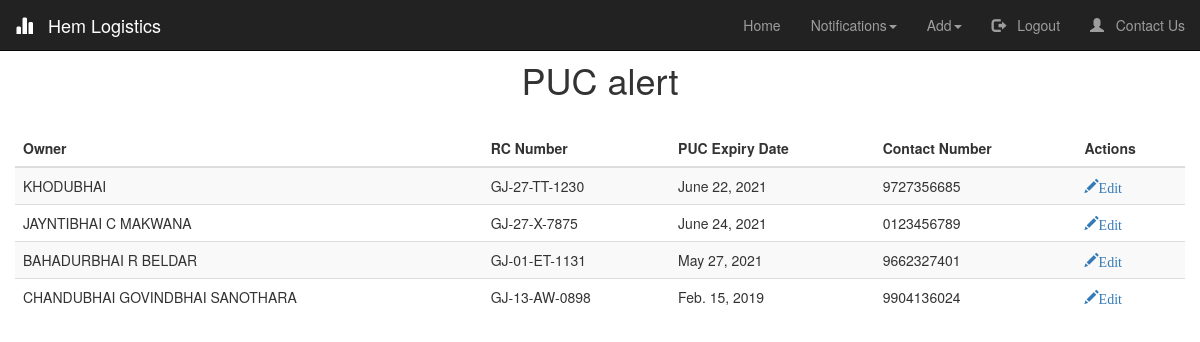
The page /PUC_Notifications/ (signed in) on the database as committed earlier.
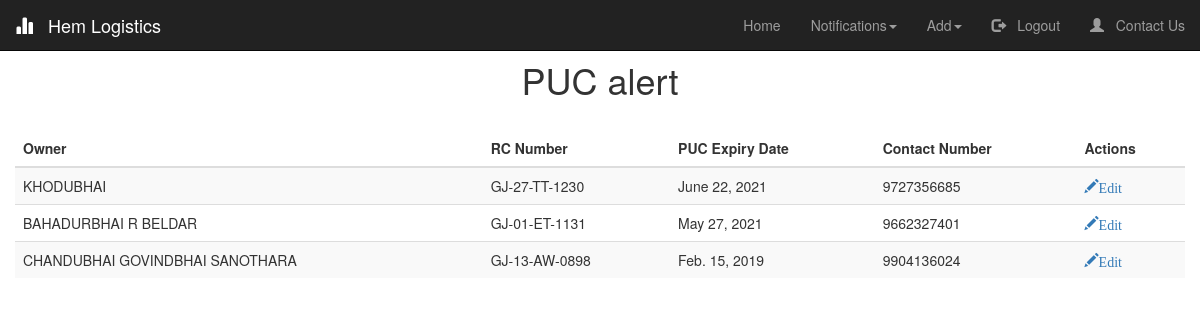
The same page on the database as committed later.
### logistics/models.py (models this page shows, shortened)
class Vehicle(models.Model):
    Owner  = models.CharField(max_length=50, verbose_name="Owner's Name")
    RC_number = models.CharField(unique =True, verbose_name="RC Number", max_length=13, validators=[MinLengthValidator(12,message = "Invalid RC Number"), RegexValidator('([A-Z]{2})+-([0-9]{1})+-[A-Z]+-[0-9]{4}',message = "Use proper formatting")])
    PAN_number = models.CharField(verbose_name="PAN Number", max_length=10, validators=[MinLengthValidator(10,message = "Invalid PAN Number")])
    Type = models.CharField(verbose_name="Type of Vehicle", choices=TYPE_CHOICES, max_length=10)
    Other = models.CharField(blank = True,verbose_name='',max_length=10)
    Insurance_policy_number = models.CharField(max_length=25)
    PUC_expiry_date = models.DateField()
    Insurance_expiry_date = models.DateField(validators=[date_validate])#,input_formats = ['%d/%m/%Y'])
    Safety_equipments = models.BooleanField(default=False)
    GPS = models.BooleanField(default=False)
    Contact_number = models.CharField(max_length=10,validators=[MinLengthValidator(10,message = "Invalid Contact Number"),RegexValidator('([0-9]{10})',message="Should be numeric values only")])
    Notifications = models.BooleanField(verbose_name="Notifications Needed", default=True)
    Insurance_expired = models.BooleanField(default=False)
    PUC_expired = models.BooleanField(default=False)
    Available = models.BooleanField(default=True)
    Balance = models.IntegerField(default=0)
    def save(self, *args, **kwargs):
        if(self.Other):
            self.Other = self.Other.upper()
        self.Owner = self.Owner.upper()
        super(Vehicle, self).save(*args, **kwargs)

### logistics/views.py (the view)
# urls.py: path('PUC_Notifications/', logistics_view.PUC_notifications, name ='PUC_Notifications'),
@login_required(login_url='/login')
def PUC_notifications(request):
	check_expiry_PUC()
	PUC = Vehicle.objects.filter(PUC_expired=True)
	return render(request,'PUC_notifications.html',{'title':'PUC', 'PUC':PUC})

### logistics/helper_functions.py (called while the page is built)
def check_expiry_PUC():
    vehicles = Vehicle.objects.all()
    for vehicle in vehicles:
        if(vehicle.Notifications):
            if (vehicle.PUC_expiry_date - now().date())<timedelta(days=15):
                vehicle.PUC_expired=True
        else:
            vehicle.PUC_expired=False
        vehicle.save()

### logistics/templates/PUC_notifications.html (shortened to what this page needs)
{% extends "index.html" %}
{% load crispy_forms_tags %}
{% block start %}
<link rel="stylesheet" type="text/css" href="https://cdn.datatables.net/1.10.24/css/jquery.dataTables.css">
<h1 style="text-align: center; padding-top: 20px;"> PUC alert</h1>
<table id = "puc_table" class="table table-striped">
    <thead class="thead-dark">
    <tr>
        <th >Owner</th>
        <th>RC Number</th>
        <th>PUC Expiry Date</th>
        <th>Contact Number</th>
        {% if user.is_authenticated %}
        <th>Actions</th>
        {% endif %}
    </tr>
    </thead>
    <tbody>
{% for x in PUC %}
    <tr>
        <td>{{ x.Owner }}</td>
        <td id="{{ x.id }}">{{ x.RC_number }}</td>
        <td>{{ x.PUC_expiry_date }}</td>
        <td>{{ x.Contact_number }}</td>
        {% if user.is_authenticated %}
        <td>
            <a href="/edit_vehicle/{{ x.id }}"><span class="glyphicon glyphicon-pencil" >Edit</span></a>
        </td>
        {% endif %}
    </tr>
{% endfor %}
    </tbody>
</table>
{% endblock start %}

Rows that differ between the two databases and show on the page:
no longer on this page (row edited): Vehicle: Owner "JAYNTIBHAI C MAKWANA", RC_number "GJ-27-X-7875", PUC_expiry_date "June 24, 2021", Contact_number "0123456789"
